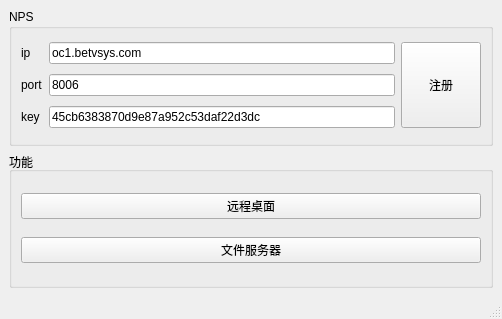
<?xml version="1.0" encoding="UTF-8"?>
<ui version="4.0">
 <class>MainWindow</class>
 <widget class="QMainWindow" name="MainWindow">
  <property name="geometry">
   <rect>
    <x>0</x>
    <y>0</y>
    <width>502</width>
    <height>319</height>
   </rect>
  </property>
  <property name="windowTitle">
   <string>MainWindow</string>
  </property>
  <widget class="QWidget" name="centralwidget">
   <layout class="QGridLayout" name="gridLayout_2">
    <item row="0" column="0">
     <widget class="QGroupBox" name="groupBox">
      <property name="title">
       <string>NPS</string>
      </property>
      <layout class="QGridLayout" name="gridLayout">
       <item row="1" column="0">
        <widget class="QLabel" name="label_port">
         <property name="text">
          <string>port</string>
         </property>
        </widget>
       </item>
       <item row="0" column="0">
        <widget class="QLabel" name="label_ip">
         <property name="text">
          <string>ip</string>
         </property>
        </widget>
       </item>
       <item row="0" column="1">
        <widget class="QLineEdit" name="lineEdit_ip">
         <property name="text">
          <string>oc1.betvsys.com</string>
         </property>
        </widget>
       </item>
       <item row="1" column="1">
        <widget class="QLineEdit" name="lineEdit_port">
         <property name="text">
          <string>8006</string>
         </property>
        </widget>
       </item>
       <item row="2" column="0">
        <widget class="QLabel" name="label_key">
         <property name="text">
          <string>key</string>
         </property>
        </widget>
       </item>
       <item row="2" column="1">
        <widget class="QLineEdit" name="lineEdit_key">
         <property name="text">
          <string>45cb6383870d9e87a952c53daf22d3dc</string>
         </property>
        </widget>
       </item>
       <item row="0" column="3" rowspan="3">
        <widget class="QPushButton" name="pushButton_addClient">
         <property name="sizePolicy">
          <sizepolicy hsizetype="Preferred" vsizetype="Preferred">
           <horstretch>0</horstretch>
           <verstretch>0</verstretch>
          </sizepolicy>
         </property>
         <property name="text">
          <string>注册</string>
         </property>
        </widget>
       </item>
      </layout>
     </widget>
    </item>
    <item row="1" column="0">
     <widget class="QGroupBox" name="groupBox_2">
      <property name="title">
       <string>功能</string>
      </property>
      <layout class="QGridLayout" name="gridLayout_3">
       <item row="0" column="0">
        <widget class="QPushButton" name="pushButton">
         <property name="text">
          <string>远程桌面</string>
         </property>
        </widget>
       </item>
       <item row="1" column="0">
        <widget class="QPushButton" name="pushButton_2">
         <property name="text">
          <string>文件服务器</string>
         </property>
        </widget>
       </item>
      </layout>
     </widget>
    </item>
   </layout>
  </widget>
  <widget class="QMenuBar" name="menubar">
   <property name="geometry">
    <rect>
     <x>0</x>
     <y>0</y>
     <width>502</width>
     <height>26</height>
    </rect>
   </property>
  </widget>
  <widget class="QStatusBar" name="statusbar"/>
 </widget>
 <resources/>
 <connections/>
</ui>
